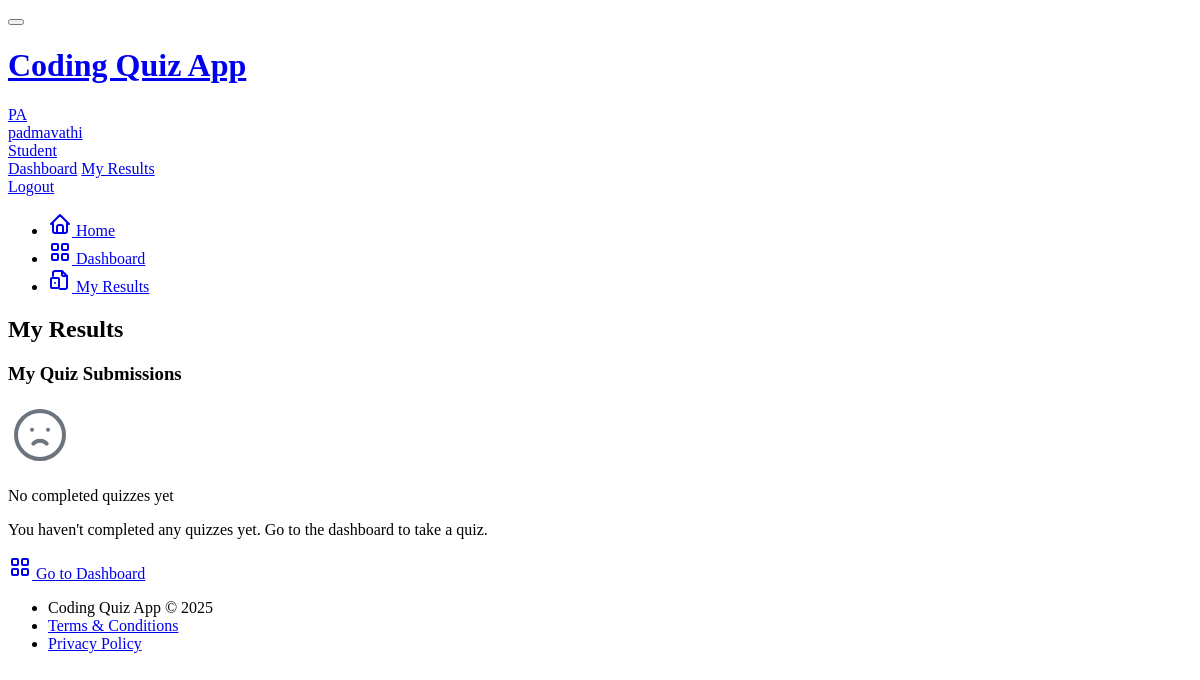
Before: /student/results (signed in) with the older database file.
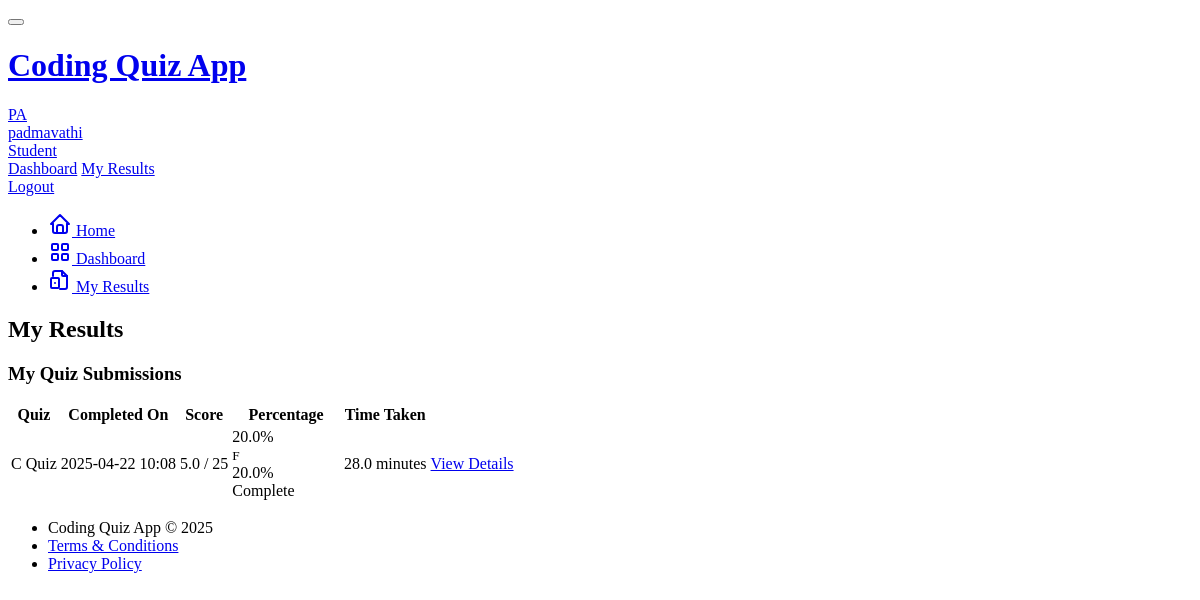
After: the same page with the newer database file.
### models.py (models this page shows, shortened)
class Submission(db.Model):
    id = db.Column(db.Integer, primary_key=True)
    user_id = db.Column(db.Integer, db.ForeignKey('user.id'))
    quiz_id = db.Column(db.Integer, db.ForeignKey('quiz.id'))
    started_at = db.Column(db.DateTime, default=datetime.utcnow)
    completed_at = db.Column(db.DateTime)
    is_completed = db.Column(db.Boolean, default=False)
    score = db.Column(db.Float)
    total_points = db.Column(db.Integer)
    question_submissions = db.relationship('QuestionSubmission', backref='submission', lazy='dynamic', cascade='all, delete-orphan')

class Quiz(db.Model):
    id = db.Column(db.Integer, primary_key=True)
    title = db.Column(db.String(100), nullable=False)
    description = db.Column(db.Text)
    is_active = db.Column(db.Boolean, default=True)
    time_limit = db.Column(db.Integer, default=30)  # minutes
    created_at = db.Column(db.DateTime, default=datetime.utcnow)
    updated_at = db.Column(db.DateTime, default=datetime.utcnow, onupdate=datetime.utcnow)
    author_id = db.Column(db.Integer, db.ForeignKey('user.id'))
    questions = db.relationship('Question', backref='quiz', lazy='dynamic', cascade='all, delete-orphan')
    submissions = db.relationship('Submission', backref='quiz', lazy='dynamic')

### app/routes/student.py (the view)
@student_bp.route('/results')
@login_required
def results():
    submissions = Submission.query.filter_by(
        user_id=current_user.id,
        is_completed=True
    ).order_by(Submission.completed_at.desc()).all()
    return render_template('student/results.html',
                          submissions=submissions,
                          title='My Results')

### app/templates/student/results.html (shortened to what this page needs)
{% extends "base.html" %}
{% block page_title %}
My Results
{% endblock %}
{% block content %}
<div class="card">
    <div class="card-header">
        <h3 class="card-title">My Quiz Submissions</h3>
    </div>
    <div class="card-body">
        {% if submissions %}
        <div class="table-responsive">
            <table class="table table-vcenter card-table">
                <thead>
                    <tr>
                        <th>Quiz</th>
                        <th>Completed On</th>
                        <th>Score</th>
                        <th>Percentage</th>
                        <th>Time Taken</th>
                        <th class="w-1"></th>
                    </tr>
                </thead>
                <tbody>
                    {% for submission in submissions %}
                    <tr>
                        <td>{{ submission.quiz.title }}</td>
                        <td>{{ submission.completed_at.strftime('%Y-%m-%d %H:%M') }}</td>
                        <td>{{ "%.1f"|format(submission.score) }} / {{ submission.total_points }}</td>
                        <td>
                            {% set percentage = 100 * submission.score / submission.total_points if submission.total_points else 0 %}
                            <div class="clearfix">
                                <div class="float-start mt-1">
                                    {{ "%.1f"|format(percentage) }}%
                                </div>
                                <div class="float-end">
                                    <small class="text-muted">
                                        {% if percentage >= 90 %}A
                                        {% elif percentage >= 80 %}B
                                        {% elif percentage >= 70 %}C
                                        {% elif percentage >= 60 %}D
                                        {% else %}F{% endif %}
                                    </small>
                                </div>
                            </div>
                            <div class="progress progress-sm">
                                <div class="progress-bar" style="width: {{ percentage }}%" role="progressbar"
                                     aria-valuenow="{{ percentage }}" aria-valuemin="0" aria-valuemax="100"
                                     aria-label="{{ percentage }}% Complete">
                                    <span class="visually-hidden">{{ percentage }}% Complete</span>
                                </div>
                            </div>
                        </td>
                        <td>
                            {% set duration = (submission.completed_at - submission.started_at).total_seconds() // 60 %}
                            {{ duration }} minutes
                        </td>
                        <td>
                            <a href="{{ url_for('student.view_submission', submission_id=submission.id) }}" class="btn btn-outline-primary btn-sm">
                                View Details
                            </a>
                        </td>
                    </tr>
                    {% endfor %}
                </tbody>
            </table>
        </div>
        {% else %}
        <div class="empty">
            <div class="empty-icon">
            </div>
            <p class="empty-title">No completed quizzes yet</p>
            <p class="empty-subtitle text-muted">
                You haven't completed any quizzes yet. Go to the dashboard to take a quiz.
            </p>
            <div class="empty-action">
                <a href="{{ url_for('student.dashboard') }}" class="btn btn-primary">
                    Go to Dashboard
                </a>
            </div>
        </div>
        {% endif %}
    </div>
</div>
{% endblock %}

Changed rows visible on the page:
now on this page (row edited): Submission: quiz "C Quiz", completed_at "2025-04-22 10:08", score "5.0", total_points "25", percentage "20.0", duration "28.0"
Other visible differences:
text no longer shown: "No completed quizzes yet You haven't completed any quizzes yet. Go to the dashboard to take a quiz. Go to Dashboard"
text now shown: "Quiz Completed On Score Percentage Time Taken"
